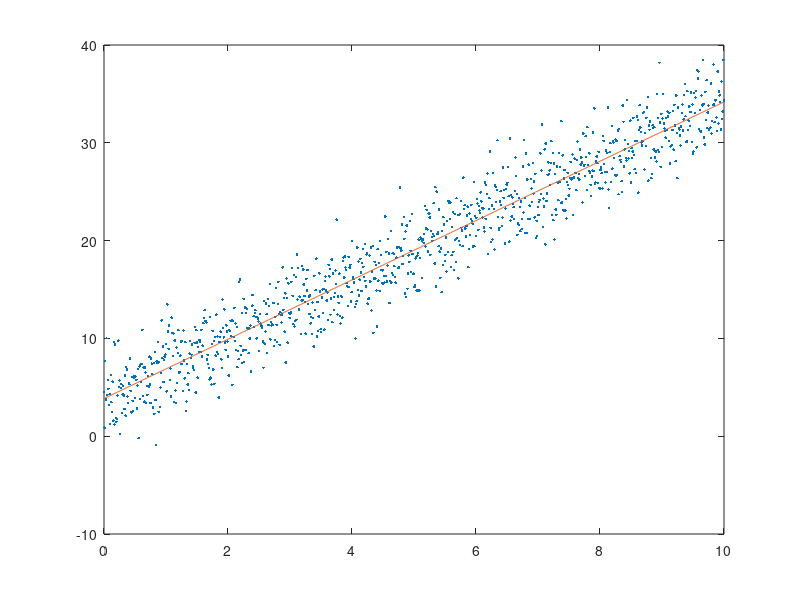
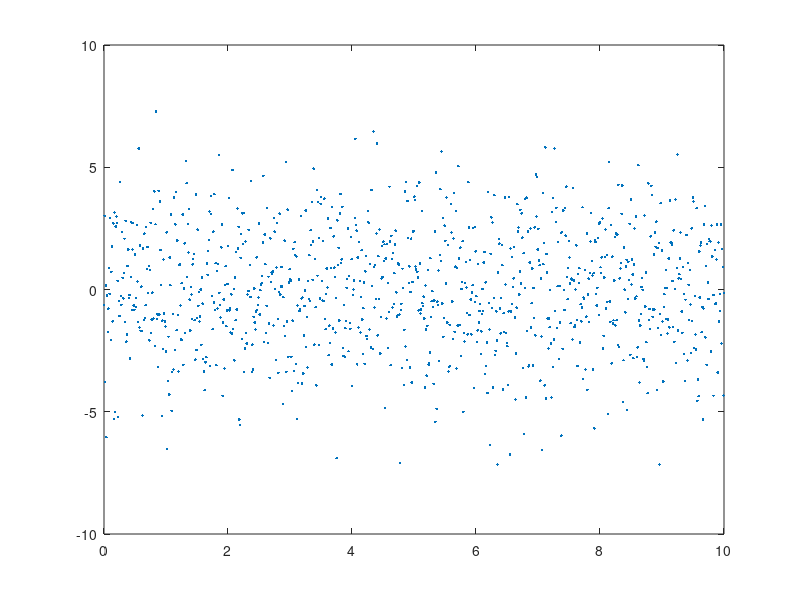
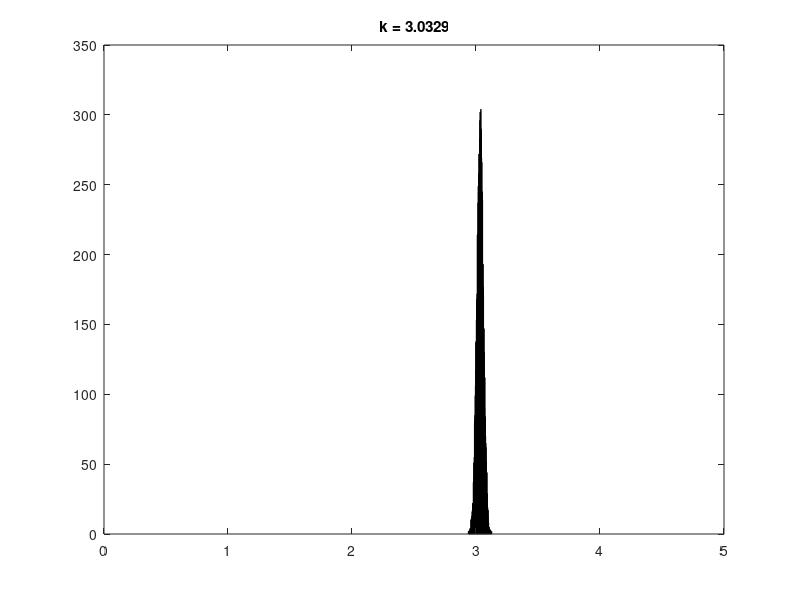
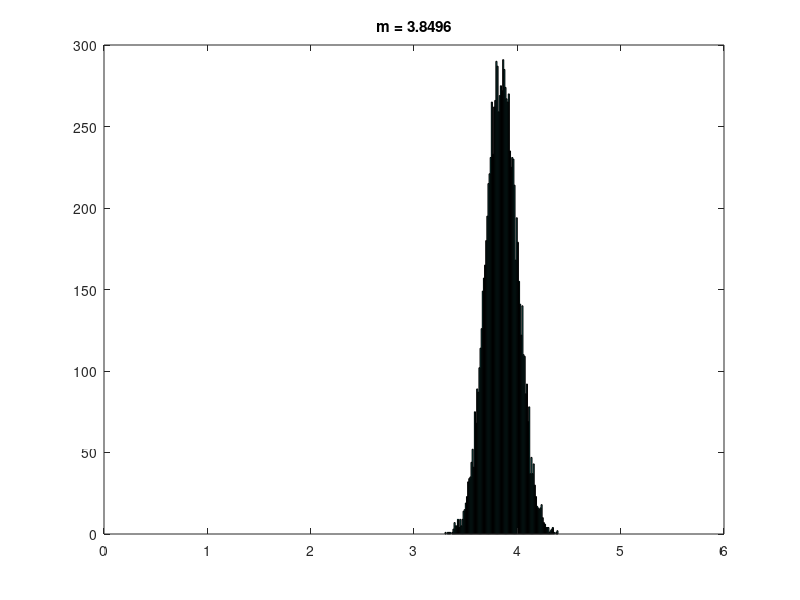

Here is the MATLAB script that generated these plots, in order:

n = 1000;
lambda = 0;
sigma = 2.5;
k_true = 3;
m_true = 4;

x = linspace(0, 10, n);
resid = randn(1,n)*sigma + lambda;
y = k_true*x + m_true + resid;
figure(1)
clf;
plot(x,y, '.')
hold on

x_fit = [x' x.^0'];
params = x_fit\y';
k_boot = params(1);
m_boot = params(2);
plot(x, x_fit*params)

boot_resid = x_fit*params - y';
figure(2);
clf
plot(x, boot_resid, '.')

k = 10000;
boot_params = [];

bootresids = [];
for i = 1:k
    bootresid = randsample(boot_resid, n, true);
    y_boot = k_boot * x + m_boot + bootresid';
    boot_param = x_fit\y_boot';
    boot_params = [boot_params;boot_param'];
%     bootresids = [bootresids bootresid];
end

figure(3)
clf
hist(boot_params(:,1), 100)
title(['k = ' num2str(mean(boot_params(:,1)))])
lims = get(gca, 'YLim');
axis([0 5 lims])
figure(4)
clf
hist(boot_params(:,2), 100)
title(['m = ' num2str(mean(boot_params(:,2)))])
lims = get(gca, 'YLim');
axis([0 6 lims])
